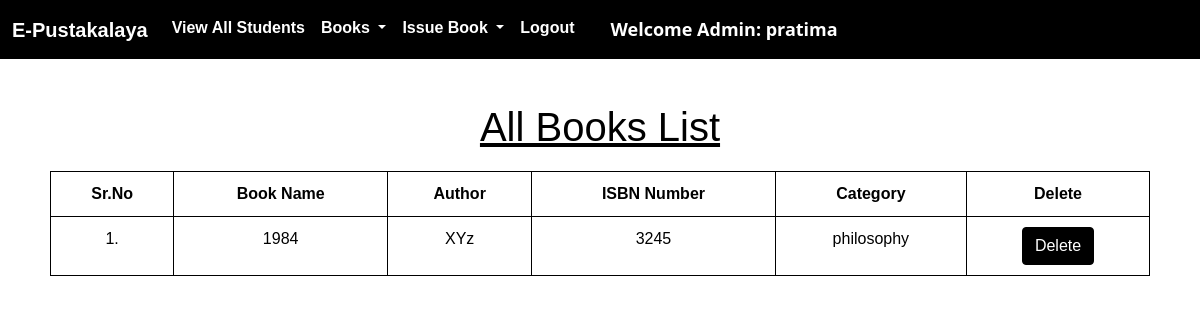
The page /view_books/ (signed in) on the database as committed earlier.
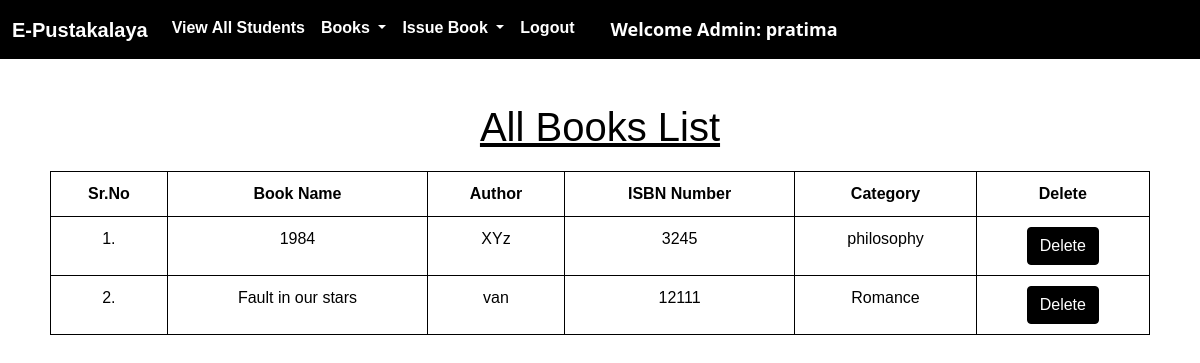
The same page on the database as committed later.
### library/models.py (models this page shows, shortened)
class Book(models.Model):
    name = models.CharField(max_length=200)
    author = models.CharField(max_length=200)
    isbn = models.PositiveIntegerField()
    category = models.CharField(max_length=50)

### library/views.py (the view)
# urls.py: path("view_books/", views.view_books, name="view_books"),
@login_required(login_url = '/admin_login')
def view_books(request):
    books = Book.objects.all()
    return render(request, "view_books.html", {'books':books})

### library/templates/view_books.html (shortened to what this page needs)
{% extends 'admin_navbar.html' %}
{% load static %}
{% block body %}
<div class="container mt-4">
    <h1 class="text-center"><u>All Books List</u></h1>
    <table class="table table-hover" id="example">
        <thead>
            <tr>
                <th>Sr.No</th>
                <th>Book Name</th>
                <th>Author</th>
                <th>ISBN Number</th>
                <th>Category</th>
                <th>Delete</th>
            </tr>
        </thead>
        <tbody>
            {% for book in books %}
            <tr>
                <td>{{forloop.counter}}.</td>
                <td>{{book.name}}</td>
                <td>{{book.author}}</td>
                <td>{{book.isbn}}</td>
                <td>{{book.category}}</td>
                <td><a href="/delete_book/{{book.id}}/" class="btn btn-danger" onclick="return confirm('Are you sure you want to delete this book?')">Delete</a></td>
            </tr>
            {% endfor %}
        </tbody>
    </table>
    </div>
{% endblock %}

Rows that differ between the two databases and show on the page:
added Book: name "Fault in our stars", author "van", isbn "12111", category "Romance"
